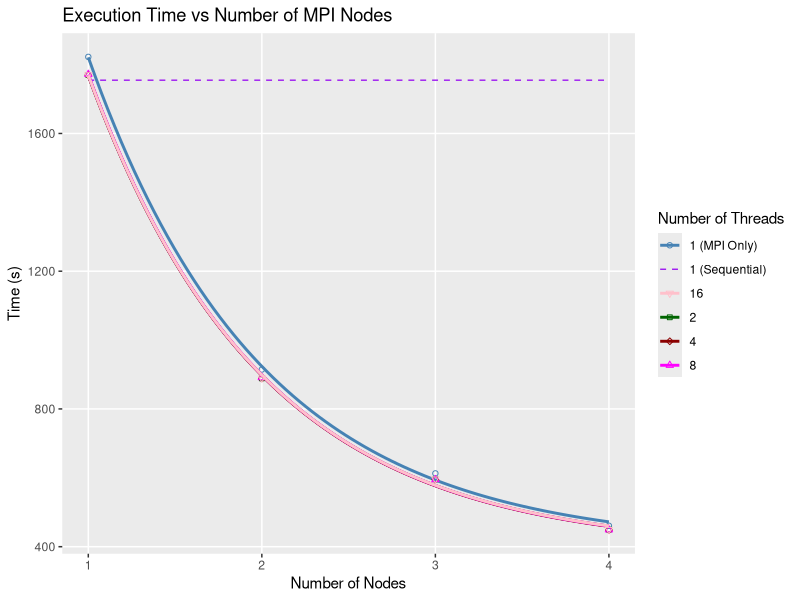
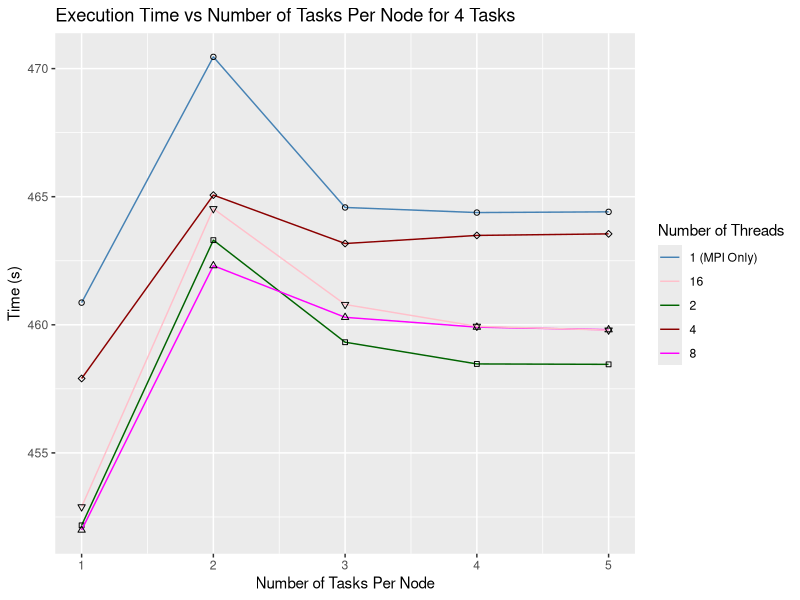

Write R code to recreate these figures, in order.
## ---- chunk 1
library(ggplot2)
library(knitr)
## ---- chunk 2
ggplot(
  data.frame(
    num_nodes = seq(1, 4),
    sequential = 1754.656590,
    mpi = c(1822.379590476, 914.486197804, 612.819364970, 460.707667057),
    threads_2 = c(1770.137878338, 888.847948670, 595.635013834, 449.641916923),
    threads_4 = c(1769.391758150, 888.820532438, 594.955746320, 448.248664594),
    threads_8 = c(1771.727156207, 891.127868899, 595.044071098, 449.024061848),
    threads_16 = c(1770.336729298, 889.954078117, 596.349251760, 449.729564190)
  ),
  aes(x = num_nodes)) +
  labs(title = "Execution Time vs Number of MPI Nodes",
    x = "Number of Nodes",
    y = "Time (s)",
    color = "Number of Threads") +
  geom_line(aes(y = sequential, color = "1 (Sequential)"),
    linetype = "dashed") +
  geom_smooth(aes(y = mpi, color = "1 (MPI Only)"),
    method = "lm", formula = y ~ exp(-x), se = FALSE) +
  geom_point(aes(y = mpi, color = "1 (MPI Only)"), shape = 21) +
  geom_smooth(aes(y = threads_2, color = "2"),
    method = "lm", formula = y ~ exp(-x), se = FALSE) +
  geom_point(aes(y = threads_2, color = "2"), shape = 22) +
  geom_smooth(aes(y = threads_4, color = "4"),
    method = "lm", formula = y ~ exp(-x), se = FALSE) +
  geom_point(aes(y = threads_4, color = "4"), shape = 23) +
  geom_smooth(aes(y = threads_8, color = "8"),
    method = "lm", formula = y ~ exp(-x), se = FALSE) +
  geom_point(aes(y = threads_8, color = "8"), shape = 24) +
  geom_smooth(aes(y = threads_16, color = "16"),
    method = "lm", formula = y ~ exp(-x), se = FALSE) +
  geom_point(aes(y = threads_16, color = "16"), shape = 25) +
  theme(panel.grid.minor = element_blank()) +
  scale_color_manual(values = c(
    "1 (Sequential)" = "purple",
    "1 (MPI Only)" = "steelblue",
    "2" = "darkgreen",
    "4" = "darkred",
    "8" = "magenta",
    "16" = "pink"))
## ---- chunk 3
ggplot(
  data = data.frame(
    num_tasks = seq(1, 5),
    mpi = c(
      460.864967726,
      470.456927876,
      464.579775953,
      464.380644771,
      464.408472428),
    thread_2 = c(
      452.171921260,
      463.303976195,
      459.320273628,
      458.472190107,
      458.456342535),
    thread_4 = c(
      457.904325192,
      465.062157786,
      463.172169014,
      463.488311895,
      463.548838141),
    thread_8 = c(
      451.987779002,
      462.307877353,
      460.291607817,
      459.908851021,
      459.808448797),
    thread_16 = c(
      452.892428487,
      464.530417067,
      460.791890543,
      459.940209202,
      459.792117470)
  ),
  aes(x = num_tasks)) +
  geom_line(aes(y = mpi, color = "1 (MPI Only)")) +
  geom_point(aes(y = mpi), shape = 21) +
  geom_line(aes(y = thread_2, color = "2")) +
  geom_point(aes(y = thread_2), shape = 22) +
  geom_line(aes(y = thread_4, color = "4")) +
  geom_point(aes(y = thread_4), shape = 23) +
  geom_line(aes(y = thread_8, color = "8")) +
  geom_point(aes(y = thread_8), shape = 24) +
  geom_line(aes(y = thread_16, color = "16")) +
  geom_point(aes(y = thread_16), shape = 25) +
  labs(title = "Execution Time vs Number of Tasks Per Node for 4 Tasks",
    x = "Number of Tasks Per Node",
    y = "Time (s)",
    color = "Number of Threads") +
  scale_color_manual(values = c(
    "1 (MPI Only)" = "steelblue",
    "2" = "darkgreen",
    "4" = "darkred",
    "8" = "magenta",
    "16" = "pink"))
